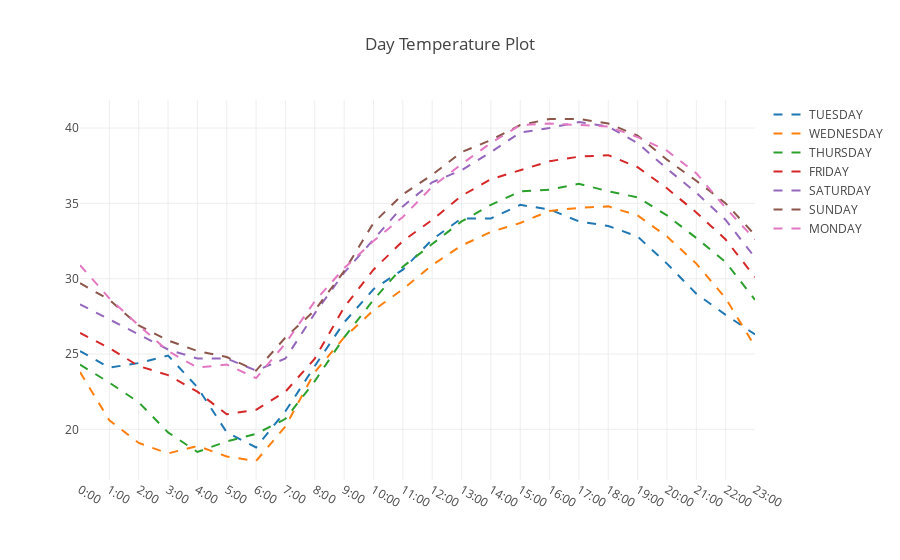

Here is the notebook cell this chart was saved with:
### Code cell
data = []
for day in days:
    trace = go.Scatter(x = df[df.DAY == day]['LST_TIME'], 
                       y = df[df.DAY == day]['T_HR_AVG'], 
                       name = day,
                       mode = 'lines',
                       line = dict(width = 2, 
                                   dash = 'dash'))
    data.append(trace)

layout = go.Layout(title = "Day Temperature Plot",
                  hovermode = 'closest')

fig = go.Figure(data = data, layout = layout)

iplot(fig)

### Figure 1 — Plotly figure (JSON) as saved in the notebook; plotly's stock layout.template omitted (floating-point values rounded to 4 significant figures)
{"data": [{"line": {"dash": "dash", "width": 2}, "mode": "lines", "name": "TUESDAY", "type": "scatter", "uid": "820d8196-45f6-4ce2-ad97-b91a7dcde3ec", "x": ["0:00", "1:00", "2:00", "3:00", "4:00", "5:00", "6:00", "7:00", "8:00", "9:00", "10:00", "11:00", "12:00", "13:00", "14:00", "15:00", "16:00", "17:00", "18:00", "19:00", "20:00", "21:00", "22:00", "23:00"], "y": [25.2, 24.1, 24.4, 24.9, 22.8, 19.8, 18.8, 21.2, 24.2, 27.1, 29.3, 30.6, 32.6, 34, 34, 34.9, 34.6, 33.8, 33.5, 32.8, 31, 29, 27.6, 26.3]}, {"line": {"dash": "dash", "width": 2}, "mode": "lines", "name": "WEDNESDAY", "type": "scatter", "uid": "e940769d-3ce9-4070-9337-ab8b42400f4f", "x": ["0:00", "1:00", "2:00", "3:00", "4:00", "5:00", "6:00", "7:00", "8:00", "9:00", "10:00", "11:00", "12:00", "13:00", "14:00", "15:00", "16:00", "17:00", "18:00", "19:00", "20:00", "21:00", "22:00", "23:00"], "y": [23.8, 20.6, 19.1, 18.4, 18.9, 18.2, 17.9, 20.2, 23.8, 26.1, 27.9, 29.3, 30.9, 32.2, 33.1, 33.7, 34.5, 34.7, 34.8, 34.2, 32.8, 31, 28.7, 25.5]}, {"line": {"dash": "dash", "width": 2}, "mode": "lines", "name": "THURSDAY", "type": "scatter", "uid": "c59bf93c-71a8-4a09-b6e3-baae4500eb1f", "x": ["0:00", "1:00", "2:00", "3:00", "4:00", "5:00", "6:00", "7:00", "8:00", "9:00", "10:00", "11:00", "12:00", "13:00", "14:00", "15:00", "16:00", "17:00", "18:00", "19:00", "20:00", "21:00", "22:00", "23:00"], "y": [24.3, 23.1, 21.8, 19.8, 18.5, 19.2, 19.7, 20.7, 23.2, 26.1, 28.6, 30.8, 32.3, 33.8, 34.9, 35.8, 35.9, 36.3, 35.8, 35.4, 34.2, 32.7, 31.1, 28.6]}, {"line": {"dash": "dash", "width": 2}, "mode": "lines", "name": "FRIDAY", "type": "scatter", "uid": "c28b453e-761b-4011-b9ba-aee38528107c", "x": ["0:00", "1:00", "2:00", "3:00", "4:00", "5:00", "6:00", "7:00", "8:00", "9:00", "10:00", "11:00", "12:00", "13:00", "14:00", "15:00", "16:00", "17:00", "18:00", "19:00", "20:00", "21:00", "22:00", "23:00"], "y": [26.4, 25.4, 24.2, 23.6, 22.5, 21, 21.3, 22.5, 24.7, 28.1, 30.6, 32.5, 33.9, 35.5, 36.6, 37.2, 37.8, 38.1, 38.2, 37.4, 36, 34.4, 32.6, 30.1]}, {"line": {"dash": "dash", "width": 2}, "mode": "lines", "name": "SATURDAY", "type": "scatter", "uid": "51ee0edf-272c-4b89-a2a0-aa6e7aef6d98", "x": ["0:00", "1:00", "2:00", "3:00", "4:00", "5:00", "6:00", "7:00", "8:00", "9:00", "10:00", "11:00", "12:00", "13:00", "14:00", "15:00", "16:00", "17:00", "18:00", "19:00", "20:00", "21:00", "22:00", "23:00"], "y": [28.3, 27.3, 26.3, 25.3, 24.7, 24.7, 23.9, 24.7, 27.7, 30.4, 32.6, 34.8, 36.4, 37.2, 38.4, 39.7, 40, 40.4, 40.1, 39, 37.3, 35.7, 33.9, 31.4]}, {"line": {"dash": "dash", "width": 2}, "mode": "lines", "name": "SUNDAY", "type": "scatter", "uid": "2092884d-5e20-470d-ba7a-11cf3751141f", "x": ["0:00", "1:00", "2:00", "3:00", "4:00", "5:00", "6:00", "7:00", "8:00", "9:00", "10:00", "11:00", "12:00", "13:00", "14:00", "15:00", "16:00", "17:00", "18:00", "19:00", "20:00", "21:00", "22:00", "23:00"], "y": [29.7, 28.6, 26.9, 25.9, 25.2, 24.8, 23.9, 26.1, 27.9, 30.5, 33.7, 35.6, 36.9, 38.4, 39.2, 40.2, 40.6, 40.6, 40.3, 39.5, 37.9, 36.5, 35, 32.9]}, {"line": {"dash": "dash", "width": 2}, "mode": "lines", "name": "MONDAY", "type": "scatter", "uid": "de428a6f-a30b-4a80-9a50-ad5e1cf8791e", "x": ["0:00", "1:00", "2:00", "3:00", "4:00", "5:00", "6:00", "7:00", "8:00", "9:00", "10:00", "11:00", "12:00", "13:00", "14:00", "15:00", "16:00", "17:00", "18:00", "19:00", "20:00", "21:00", "22:00", "23:00"], "y": [30.9, 28.7, 26.9, 25.2, 24.1, 24.3, 23.4, 25.7, 28.5, 30.7, 32.5, 34.1, 36.1, 37.6, 39, 40.2, 40.3, 40.2, 40.1, 39.4, 38.5, 37, 34.7, 32.6]}], "layout": {"hovermode": "closest", "title": "Day Temperature Plot"}}
